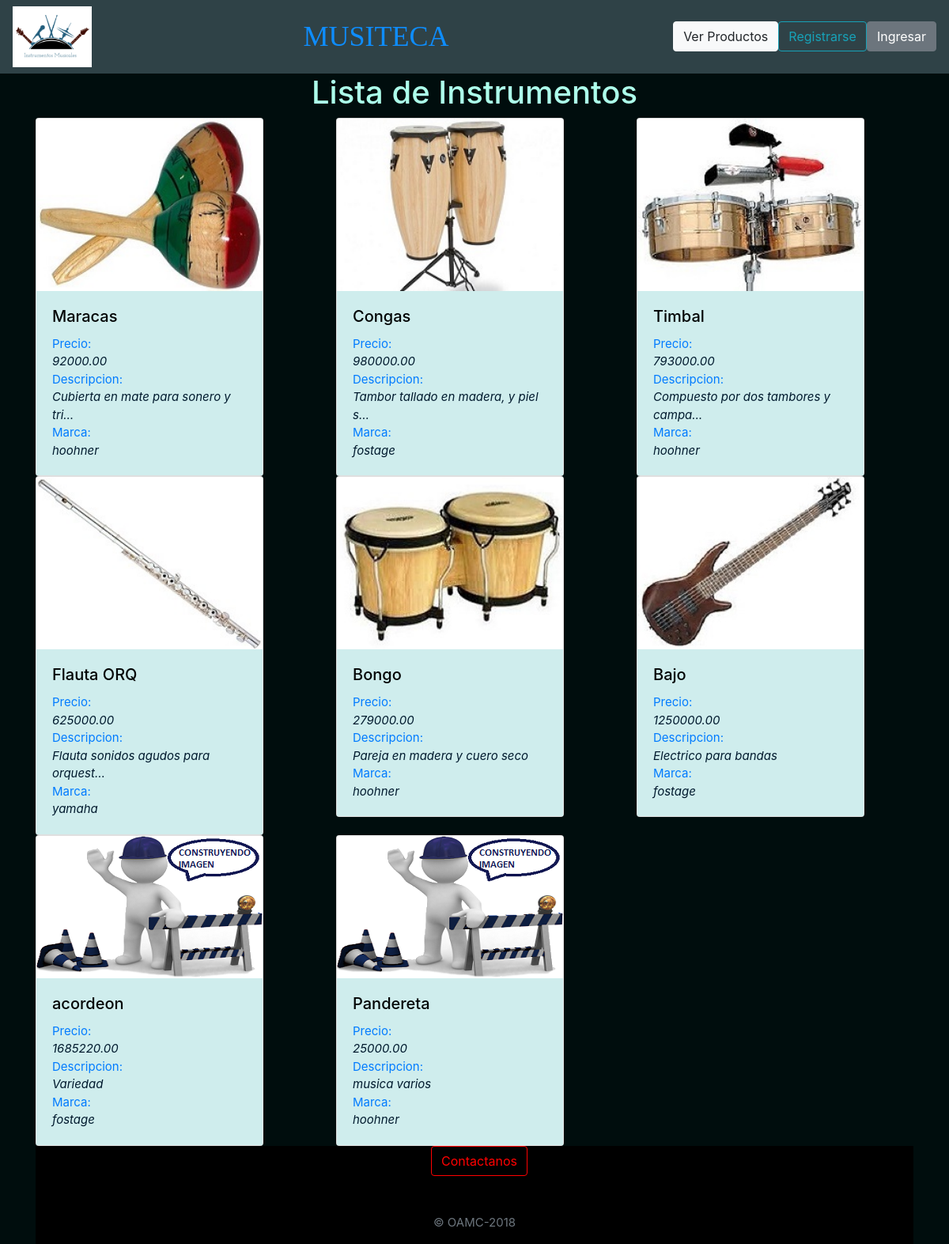
Page /lista_instrumento/ on the committed database.
### home/models.py (models this page shows, shortened)
class Instrumento(models.Model):
	nombre = models.CharField(max_length = 100)
	descripcion = models.TextField(max_length = 500)
	precio = models.DecimalField(max_digits = 10, decimal_places =2)
	marca = models.ForeignKey(Marca, on_delete=models.CASCADE)
	foto = models.ImageField(upload_to='instrumentos', null=True, blank=True, default="instrumentos/const.png")

class Marca(models.Model):
	nombre = models.CharField(max_length = 100)
	origen = models.CharField(max_length = 100)
	garantia = models.CharField(max_length = 100)
	proveedor = models.ForeignKey(Proveedor, on_delete=models.CASCADE)
	def __str__(self):
		return self.nombre

### home/views.py (the view)
# urls.py: path('lista_instrumento/',vista_lista_instrumento, name='vista_lista_instrumento'),
def vista_lista_instrumento(request):
	lista = Instrumento.objects.filter()
	return render(request, 'lista_instrumento.html', locals())

### templates/lista_instrumento.html (shortened to what this page needs)
{% extends 'base.html'%}
{% block titulo%}
<h1>
	Lista de Instrumentos
</h1>
{% endblock %}
{% block contenido%}
	<div class="row">
	{% for i in lista %}
	<div class="col-4">
	<div class="card" style="width: 18rem;">
	  <img class="card-img-top img-fluid" src="/media/{{i.foto}}">
	  <div class="card-body">
	    <h5 class="card-title">{{i.nombre}}</h5>
	    <p class="card-text">
	    	Precio: <br>
	    	<i>{{i.precio}}</i><br>
	    	Descripcion:<br>
			<i>{{i.descripcion|truncatechars:35}}</i><br>
			Marca:<br>
			<i>{{i.marca}}</i><br>
		</p>
	  </div>
	</div>
	</div>
	{% endfor %}
	</div>
	<footer>
    		<div class="piepag">
	      		<button type="button" class="btn btn-outline-dark"  onclick="location.href='/contacto'">Contactanos</button>
	      		<p class="mt-5 mb-3 text-muted text-center">&copy; OAMC-2018</p>
   		 	</div>
  		</footer>
{% endblock %}

### templates/base.html (shortened to what this page needs)
<!doctype html>
{% load static %}
<html lang="en">
  <head>
    <link rel="stylesheet" href="https://maxcdn.bootstrapcdn.com/bootstrap/4.0.0/css/bootstrap.min.css">
    <link rel="stylesheet" href="/static/css/estilo.css">
  </head>
  <body >
<nav class="navbar navbar-dark bg-dark ">
<input type=image class="d-inline-block align-top img-fluid" src="/static/imagenes/musiteca.png" width="100" height="100">
<a class="navbar-brand" href="/" id="titulo">
    MUSITECA
  </a>
    {% if request.user.is_authenticated and request.user.is_superuser %}
    <ul class="nav nav-pills nav-fill" >
    <li class="nav-item dropdown">
        <a class="nav-link dropdown-toggle" href="#" id="navbarDropdown" role="button" data-toggle="dropdown" aria-haspopup="true" aria-expanded="false">
         Instrumentos
        </a>
        <div class="dropdown-menu" aria-labelledby="navbarDropdown">
          <a class="dropdown-item" href="/agregar_instrumento/">Agregar instrumentos</a>
          <div class="dropdown-divider"></div>
          <a class="dropdown-item" href="/lista_instrumento">Lista de instrumentos</a>
        </div>
      </li>
    <li class="nav-item dropdown">
            <a class="nav-link dropdown-toggle" href="#" id="navbarDropdown" role="button" data-toggle="dropdown" aria-haspopup="true" aria-expanded="false">
             Proveedor
            </a>
            <div class="dropdown-menu" aria-labelledby="navbarDropdown">
              <a class="dropdown-item" href="/agregar_proveedor/">Agregar proveedor</a>
              <div class="dropdown-divider"></div>
              <a class="dropdown-item" href="/lista_proveedor">Lista de proveedor</a>
            </div>
          </li>
    <li class="nav-item dropdown">
            <a class="nav-link dropdown-toggle" href="#" id="navbarDropdown" role="button" data-toggle="dropdown" aria-haspopup="true" aria-expanded="false">
             Marca
            </a>
            <div class="dropdown-menu" aria-labelledby="navbarDropdown">
              <a class="dropdown-item" href="/agregar_marca/">Agregar marca</a>
              <div class="dropdown-divider"></div>
              <a class="dropdown-item" href="/lista_marca">Lista de marca</a>
            </div>
          </li>
    <li class="nav-item dropdown">
            <a class="nav-link dropdown-toggle" href="#" id="navbarDropdown" role="button" data-toggle="dropdown" aria-haspopup="true" aria-expanded="false">
             Vendedor
            </a>
            <div class="dropdown-menu" aria-labelledby="navbarDropdown">
              <a class="dropdown-item" href="/agregar_vendedor/">Agregar vendedor</a>
              <div class="dropdown-divider"></div>
              <a class="dropdown-item" href="/lista_vendedor">Lista de vendedor</a>
            </div>
          </li>
    <li class="nav-item dropdown">
            <a class="nav-link dropdown-toggle" href="#" id="navbarDropdown" role="button" data-toggle="dropdown" aria-haspopup="true" aria-expanded="false">
             Cliente
            </a>
            <div class="dropdown-menu" aria-labelledby="navbarDropdown">
              <a class="dropdown-item" href="/agregar_cliente/">Agregar cliente</a>
              <div class="dropdown-divider"></div>
              <a class="dropdown-item" href="/lista_cliente">Lista de cliente</a>
            </div>
          </li>
    <li class="nav-item dropdown">
            <a class="nav-link dropdown-toggle" href="#" id="navbarDropdown" role="button" data-toggle="dropdown" aria-haspopup="true" aria-expanded="false">
             Facturas
            </a>
            <div class="dropdown-menu" aria-labelledby="navbarDropdown">
              <a class="dropdown-item" href="/agregar_factura/">Agregar factura</a>
              <div class="dropdown-divider"></div>
              <a class="dropdown-item" href="/lista_factura">Lista de factura</a>
            </div>
          </li>
        <button type="button" class="btn btn-danger" onclick="location.href='{% url 'vista_logout' %}'">Cerrar Cesion</button>
    {% elif request.user.is_authenticated %}
    <ul class="nav nav-pills nav-fill" >
      <button type="button" class="btn btn-light" onclick="location.href='{% url 'vista_lista_instrumento' %}'">Ver Productos</button>
      <button type="button" class="btn btn-danger" onclick="location.href='{% url 'vista_logout' %}'">Cerrar Cesion</button>
    </ul>
    {% else %}
    <ul class="nav nav-pills nav-fill" >
      <button type="button" class="btn btn-light" onclick="location.href='{% url 'vista_lista_instrumento' %}'">Ver Productos</button>
    <button type="button" class="btn btn-outline-info"  onclick="location.href='/perfil'">Registrarse</button>
        <button type="button" class="btn btn-secondary" onclick="location.href='{% url 'vista_login' %}'">Ingresar</button>
        </ul>
    {% endif %}
</nav>
    {% block titulo %}
    {% endblock %}
    <div class="container">
    {% block contenido %}
    {% endblock contenido %}
    </div>
  </body>
</html>

### static/css/estilo.css (style rules this page uses)
.bg-dark { background-color: #2F4247!important; }
a { color: #0BA5B9; }
.img-fluid { max-width: 100%; height: 100%; }
body { background-color: #000D0D; }
.container { background-color: #000D0D; margin: auto; size: 100%; }
h1 { color: #ADFFEB; text-align: center; ma }
p { color: #007bff; font-size: 15px; }
.navbar-dark .navbar-brand { color: #0E8DFF; }
.navbar-brand { display: inline-block; padding-top: .3125rem; padding-bottom: .3125rem; margin-right: 1rem; font-size: 2.25rem; line-height: inherit; white-space: nowrap; font-family: cursive; }
.piepag { background-color: #000; align-content: center; }
.btn-outline-dark { color: red; background-color: transparent; background-image: none; border-color: red; margin-left: 500px; }
i { color: #001A2E; }
.card-body { -webkit-box-flex: 1; -ms-flex: 1 1 auto; flex: 1 1 auto; padding: 1.25rem; color: #000303; background-color: #CFEDED; }

### rows in the picture
Instrumento: foto (picture), nombre "Maracas", precio "92000.00", descripcion "Cubierta en mate para sonero y tri…", marca "hoohner"
Instrumento: foto (picture), nombre "Congas", precio "980000.00", descripcion "Tambor tallado en madera, y piel s…", marca "fostage"
Instrumento: foto (picture), nombre "Timbal", precio "793000.00", descripcion "Compuesto por dos tambores y campa…", marca "hoohner"
Instrumento: foto (picture), nombre "Flauta ORQ", precio "625000.00", descripcion "Flauta sonidos agudos para orquest…", marca "yamaha"
Instrumento: foto (picture), nombre "Bongo", precio "279000.00", descripcion "Pareja en madera y cuero seco", marca "hoohner"
Instrumento: foto (picture), nombre "Bajo", precio "1250000.00", descripcion "Electrico para bandas", marca "fostage"
Instrumento: foto (picture), nombre "acordeon", precio "1685220.00", descripcion "Variedad", marca "fostage"
Instrumento: foto (picture), nombre "Pandereta", precio "25000.00", descripcion "musica varios", marca "hoohner"
